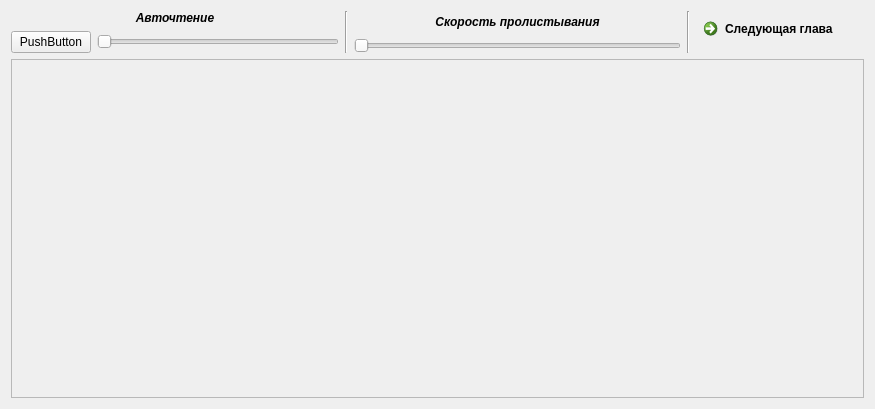
<?xml version="1.0" encoding="UTF-8"?>
<ui version="4.0">
 <class>StandartView</class>
 <widget class="QWidget" name="StandartView">
  <property name="geometry">
   <rect>
    <x>0</x>
    <y>0</y>
    <width>875</width>
    <height>409</height>
   </rect>
  </property>
  <property name="windowTitle">
   <string>Form</string>
  </property>
  <layout class="QGridLayout" name="gridLayout">
   <item row="1" column="0">
    <widget class="QScrollArea" name="scrollArea">
     <property name="widgetResizable">
      <bool>true</bool>
     </property>
     <widget class="QWidget" name="scrollAreaWidgetContents">
      <property name="geometry">
       <rect>
        <x>0</x>
        <y>0</y>
        <width>855</width>
        <height>337</height>
       </rect>
      </property>
     </widget>
    </widget>
   </item>
   <item row="0" column="0">
    <layout class="QHBoxLayout" name="horizontalLayout">
     <item>
      <layout class="QVBoxLayout" name="verticalLayout"/>
     </item>
     <item>
      <layout class="QVBoxLayout" name="verticalLayout_2">
       <item>
        <widget class="QLabel" name="label_2">
         <property name="font">
          <font>
           <weight>75</weight>
           <italic>true</italic>
           <bold>true</bold>
          </font>
         </property>
         <property name="text">
          <string>Авточтение</string>
         </property>
         <property name="alignment">
          <set>Qt::AlignCenter</set>
         </property>
        </widget>
       </item>
       <item>
        <layout class="QHBoxLayout" name="horizontalLayout_2">
         <item>
          <widget class="QPushButton" name="AutoRead">
           <property name="autoFillBackground">
            <bool>false</bool>
           </property>
           <property name="text">
            <string>PushButton</string>
           </property>
           <property name="autoRepeat">
            <bool>false</bool>
           </property>
           <property name="autoDefault">
            <bool>false</bool>
           </property>
           <property name="default">
            <bool>false</bool>
           </property>
           <property name="flat">
            <bool>false</bool>
           </property>
          </widget>
         </item>
         <item>
          <widget class="QSlider" name="AutoReadSpeed">
           <property name="orientation">
            <enum>Qt::Horizontal</enum>
           </property>
          </widget>
         </item>
        </layout>
       </item>
      </layout>
     </item>
     <item>
      <widget class="Line" name="line_2">
       <property name="orientation">
        <enum>Qt::Vertical</enum>
       </property>
      </widget>
     </item>
     <item>
      <layout class="QVBoxLayout" name="verticalLayout_3">
       <item>
        <widget class="QLabel" name="label">
         <property name="font">
          <font>
           <weight>75</weight>
           <italic>true</italic>
           <bold>true</bold>
          </font>
         </property>
         <property name="text">
          <string>Скорость пролистывания</string>
         </property>
         <property name="alignment">
          <set>Qt::AlignCenter</set>
         </property>
        </widget>
       </item>
       <item>
        <widget class="QSlider" name="horizontalSlider">
         <property name="orientation">
          <enum>Qt::Horizontal</enum>
         </property>
        </widget>
       </item>
      </layout>
     </item>
     <item>
      <widget class="Line" name="line">
       <property name="orientation">
        <enum>Qt::Vertical</enum>
       </property>
      </widget>
     </item>
     <item>
      <widget class="QCommandLinkButton" name="commandLinkButton">
       <property name="text">
        <string>Следующая глава</string>
       </property>
      </widget>
     </item>
    </layout>
   </item>
  </layout>
 </widget>
 <resources/>
 <connections/>
</ui>
